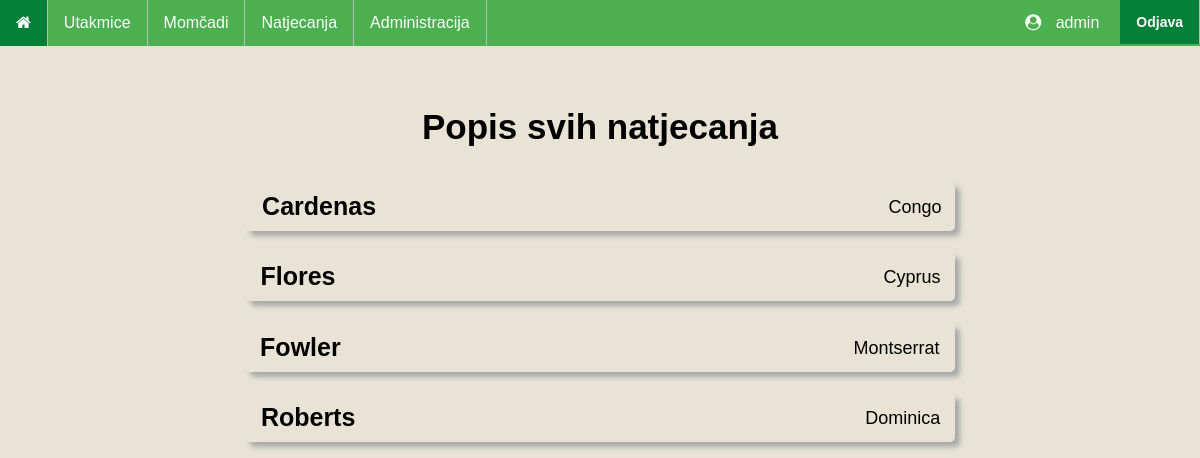
The app's page /competitions/ (signed in), older data.
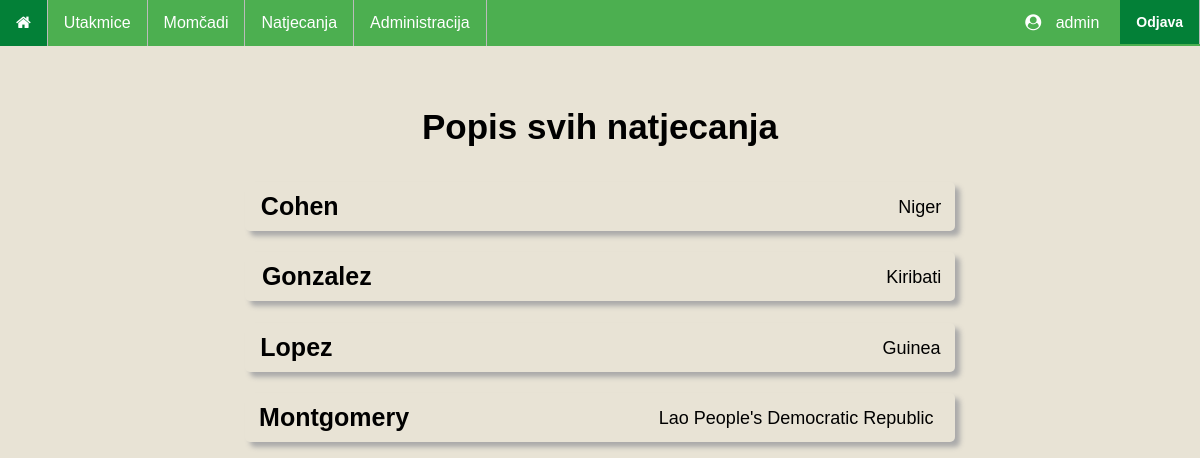
The same page, newer data.
### main/models.py (models this page shows, shortened)
class Competition(models.Model):
    competition_name = models.CharField(max_length=50)
    competition_country = models.CharField(max_length=30)
    competition_teams = models.ManyToManyField(Team)

### main/views.py (the view)
# urls.py: path('competitions/', AllCompetitions.as_view(), name='allCompetitions'),
class AllCompetitions(LoginRequiredMixin, ListView):
    template_name = 'main/competitions.html'
    def get_queryset(self):
        return Competition.objects.order_by('competition_name')

### templates/main/competitions.html
{% extends "base_generic.html" %}
{% block content %}
    <h1>Popis svih natjecanja</h1>
    {% for competition in object_list %}
    <a href="{% url 'competitionDetails' competition.id %}" class="match_link">
        <div class="match competition">
            <span class="competitionName">{{ competition.competition_name }}</span>
            <span></span>
            <span class="competitionCountry">{{ competition.competition_country }}</span>
        </div>
    </a>
    {% endfor %}
{% endblock %}

Row changes from the older to the newer data that the page shows:
removed Competition: competition_name "Cardenas", competition_country "Congo"
removed Competition: competition_name "Flores", competition_country "Cyprus"
removed Competition: competition_name "Fowler", competition_country "Montserrat"
removed Competition: competition_name "Roberts", competition_country "Dominica"
added Competition: competition_name "Cohen", competition_country "Niger"
added Competition: competition_name "Gonzalez", competition_country "Kiribati"
added Competition: competition_name "Lopez", competition_country "Guinea"
added Competition: competition_name "Montgomery", competition_country "Lao People's Democratic Republic"
